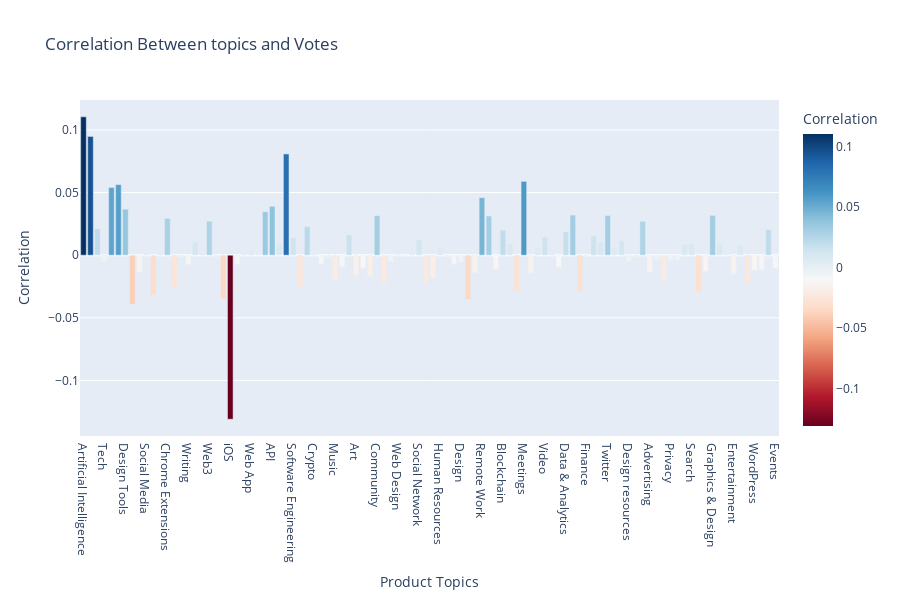

Notebook cell for this chart:
### Code cell
fig = px.bar(Top_100_Corr_df, x='topics', y='Correlation with Votes',
             title='Correlation Between topics and Votes',
             labels={'topics': 'Product Topics', 'Correlation with Votes': 'Correlation'},
             color='Correlation with Votes',
             color_continuous_scale='RdBu', 
             height=600)

fig.show()

### Figure 1 — Plotly figure (JSON) as saved in the notebook; plotly's stock layout.template omitted (floating-point values rounded to 4 significant figures)
{"data": [{"alignmentgroup": "True", "hovertemplate": "Product Topics=%{x}<br>Correlation=%{marker.color}<extra></extra>", "legendgroup": "", "marker": {"color": [0.1105, 0.09483, 0.02105, -0.004865, 0.05406, 0.05637, 0.03674, -0.03925, -0.0135, 0.0009767, -0.03169, 0.003215, 0.02936, -0.02606, -0.001784, -0.007568, 0.01062, 0.001931, 0.02721, -0.002161, -0.03513, -0.1309, -0.007364, 0.003005, 0.005183, 0.001237, 0.03475, 0.03902, 0.008745, 0.08084, 0.01386, -0.02512, 0.02282, 0.002065, -0.007478, -0.0003594, -0.01965, -0.009175, 0.01615, -0.01585, -0.01051, -0.01707, 0.03157, -0.02227, -0.004991, 0.0006166, -0.0001242, 0.00321, 0.01229, -0.02213, -0.01782, 0.005973, -0.0003111, -0.00754, -0.005513, -0.0354, -0.01414, 0.04597, 0.0313, -0.01098, 0.02004, 0.009455, -0.02869, 0.05895, -0.0142, 0.00601, 0.01443, 0.0009831, -0.009569, 0.0187, 0.03205, -0.02931, -0.0001929, 0.01538, 0.0105, 0.03167, 0.006018, 0.01182, -0.005132, -0.002045, 0.02708, -0.01379, -0.003331, -0.02082, -0.004315, -0.004189, 0.008673, 0.009034, -0.02976, -0.01323, 0.03184, 0.009148, 0.00185, -0.01528, 0.007942, -0.02305, -0.01224, -0.01166, 0.0205, -0.01075], "coloraxis": "coloraxis", "pattern": {"shape": ""}}, "name": "", "offsetgroup": "", "orientation": "v", "showlegend": false, "textposition": "auto", "type": "bar", "x": ["Artificial Intelligence", "Productivity", "Marketing", "Tech", "Developer Tools", "SaaS", "Design Tools", "Android", "Education", "Social Media", "Health & Fitness", "User Experience", "Chrome Extensions", "GitHub", "Notion", "Writing", "Fintech", "E-Commerce", "Web3", "Open Source", "Games", "iOS", "Task Management", "Bots", "Web App", "Hiring", "Analytics", "API", "Messaging", "No-Code", "Software Engineering", "Travel", "Sales", "Crypto", "SEO", "Photography", "Music", "Investing", "Email", "Art", "Business", "Career", "Community", "Health", "Newsletters", "Web Design", "Online Learning", "Development", "Social Network", "Books", "Apple", "Human Resources", "Security", "NFT", "Design", "Home", "News", "Remote Work", "Maker Tools", "Languages", "Blockchain", "Customer Communication", "Free Games", "Meetings", "YouTube", "Cryptocurrency", "Video", "Email Marketing", "Payments", "Data & Analytics", "Website Builder", "Internet of Things", "Finance", "UX Design", "Personal Finance", "Twitter", "Freelance", "Growth Hacking", "Design resources", "Notes", "Mac", "Advertising", "Calendar", "Sports", "Privacy", "Money", "Social Networking", "Search", "Transportation", "Dating", "Graphics & Design", "Browser Extensions", "Customer Success", "Entertainment", "Audio", "Fashion", "WordPress", "Lifestyle", "Slack", "Events"], "xaxis": "x", "y": [0.1105, 0.09483, 0.02105, -0.004865, 0.05406, 0.05637, 0.03674, -0.03925, -0.0135, 0.0009767, -0.03169, 0.003215, 0.02936, -0.02606, -0.001784, -0.007568, 0.01062, 0.001931, 0.02721, -0.002161, -0.03513, -0.1309, -0.007364, 0.003005, 0.005183, 0.001237, 0.03475, 0.03902, 0.008745, 0.08084, 0.01386, -0.02512, 0.02282, 0.002065, -0.007478, -0.0003594, -0.01965, -0.009175, 0.01615, -0.01585, -0.01051, -0.01707, 0.03157, -0.02227, -0.004991, 0.0006166, -0.0001242, 0.00321, 0.01229, -0.02213, -0.01782, 0.005973, -0.0003111, -0.00754, -0.005513, -0.0354, -0.01414, 0.04597, 0.0313, -0.01098, 0.02004, 0.009455, -0.02869, 0.05895, -0.0142, 0.00601, 0.01443, 0.0009831, -0.009569, 0.0187, 0.03205, -0.02931, -0.0001929, 0.01538, 0.0105, 0.03167, 0.006018, 0.01182, -0.005132, -0.002045, 0.02708, -0.01379, -0.003331, -0.02082, -0.004315, -0.004189, 0.008673, 0.009034, -0.02976, -0.01323, 0.03184, 0.009148, 0.00185, -0.01528, 0.007942, -0.02305, -0.01224, -0.01166, 0.0205, -0.01075], "yaxis": "y"}], "layout": {"barmode": "relative", "coloraxis": {"colorbar": {"title": {"text": "Correlation"}}, "colorscale": [[0, "rgb(103,0,31)"], [0.1, "rgb(178,24,43)"], [0.2, "rgb(214,96,77)"], [0.3, "rgb(244,165,130)"], [0.4, "rgb(253,219,199)"], [0.5, "rgb(247,247,247)"], [0.6, "rgb(209,229,240)"], [0.7, "rgb(146,197,222)"], [0.8, "rgb(67,147,195)"], [0.9, "rgb(33,102,172)"], [1, "rgb(5,48,97)"]]}, "height": 600, "legend": {"tracegroupgap": 0}, "title": {"text": "Correlation Between topics and Votes"}, "xaxis": {"anchor": "y", "domain": [0, 1], "title": {"text": "Product Topics"}}, "yaxis": {"anchor": "x", "domain": [0, 1], "title": {"text": "Correlation"}}}}
